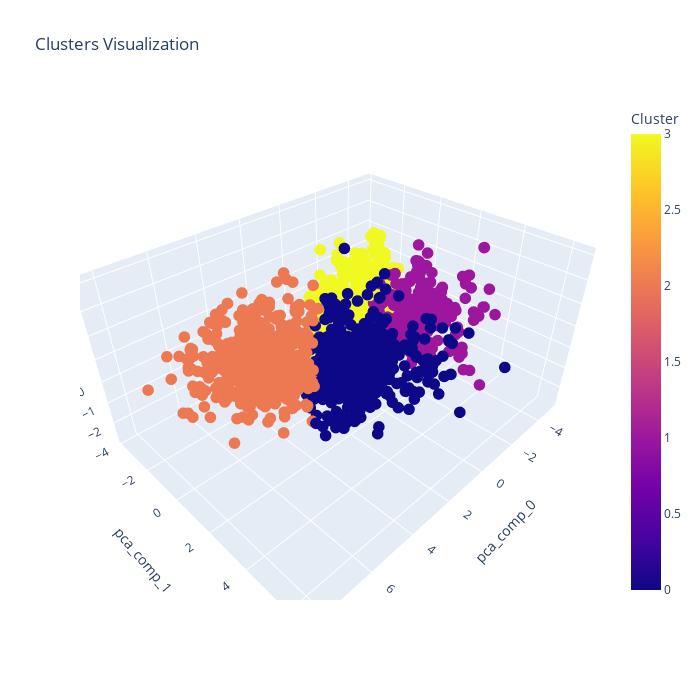

Write notebook code for a chart like this one.
### Markdown cell above
#### **Fit reduced dimension data into Kmeans**

### Code cell
KM = KMeans(n_clusters=4)
km_pred = KM.fit_predict(df_pca)

df["Cluster"]= km_pred
df_pca["Cluster"] = km_pred


fig = px.scatter_3d(df_pca, x='pca_comp_0', y='pca_comp_1', z='pca_comp_2',
title="Clusters Visualization",color="Cluster")
fig.update_traces(marker=dict(size=4),selector=dict(mode='markers'))
fig.update_layout(autosize=False,
    width=700,
    height=680,)
fig.show()

### Figure 1 — Plotly figure (JSON) as saved in the notebook; plotly's stock layout.template omitted (floating-point values rounded to 4 significant figures; data arrays with more than 128 entries replaced by an {"elided": "..."} marker saying what was removed)
{"data": [{"hovertemplate": "pca_comp_0=%{x}<br>pca_comp_1=%{y}<br>pca_comp_2=%{z}<br>Cluster=%{marker.color}<extra></extra>", "legendgroup": "", "marker": {"color": {"elided": "2189 int values"}, "coloraxis": "coloraxis", "size": 4, "symbol": "circle"}, "mode": "markers", "name": "", "scene": "scene", "showlegend": false, "type": "scatter3d", "x": {"elided": "2189 float values"}, "y": {"elided": "2189 float values"}, "z": {"elided": "2189 float values"}}], "layout": {"autosize": false, "coloraxis": {"colorbar": {"title": {"text": "Cluster"}}, "colorscale": [[0, "#0d0887"], [0.1111, "#46039f"], [0.2222, "#7201a8"], [0.3333, "#9c179e"], [0.4444, "#bd3786"], [0.5556, "#d8576b"], [0.6667, "#ed7953"], [0.7778, "#fb9f3a"], [0.8889, "#fdca26"], [1, "#f0f921"]]}, "height": 680, "legend": {"tracegroupgap": 0}, "scene": {"domain": {"x": [0, 1], "y": [0, 1]}, "xaxis": {"title": {"text": "pca_comp_0"}}, "yaxis": {"title": {"text": "pca_comp_1"}}, "zaxis": {"title": {"text": "pca_comp_2"}}}, "title": {"text": "Clusters Visualization"}, "width": 700}}
